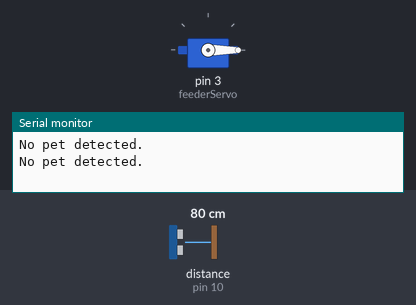
The sketch below on a simulated Arduino Uno, built with avr-gcc and run on an emulated ATmega328P. Parts: servo, the last lines printed to the serial monitor. Wiring (inferred from the names in the program): ultrasonic range finder: trigger pin 9; echo pin 10. The test bench sets the inputs (shaded band); at power-on: distance to the obstacle (sensor on pin 10) 80 cm. The echo pulse lasts 58.3 µs per cm.

Above: at 1.8 s.
1.9 s: distance to the obstacle (sensor on pin 10) set to 17 cm
3.4 s: distance to the obstacle (sensor on pin 10) set to 13 cm
At 4.5 s:
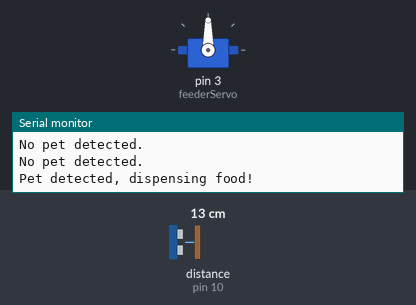
7.5 s: distance to the obstacle (sensor on pin 10) set to 18 cm
At 8.5 s:
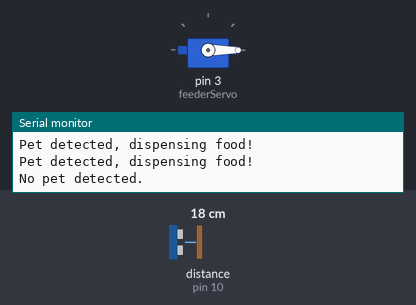
Timing chart, 0 to 10.5 s (numbered marks = the images above; inputs shaded):
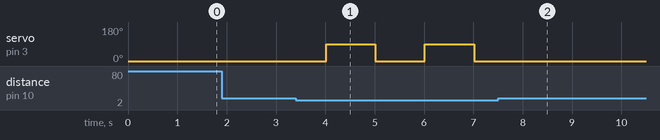

Measured:
- the behaviour switches between 16 and 15 cm on distance to the obstacle (sensor on pin 10) (found by bisection; images 0 and 1)
- after the input at 3.4 s, servo on pin 3 (feederServo): alternates 90° for 1.0 s and 0° for 1.0 s, starting after 0.62 s
- after the input at 7.5 s, servo on pin 3 (feederServo): stops changing and stays 0°

The sketch:

petFeeder.ino
```cpp
#include <Servo.h>

Servo feederServo;

// Ultrasonic Sensor Pins
const int trigPin = 9;
const int echoPin = 10;
long duration;
int distance;

// Threshold for detecting pet (in cm)
const int petDistanceThreshold = 15; // Adjust based on your setup

void setup() {
  // Servo setup
  feederServo.attach(3);
  feederServo.write(0); // Initial position of servo motor (closed)

  // Ultrasonic sensor setup
  pinMode(trigPin, OUTPUT);
  pinMode(echoPin, INPUT);

  Serial.begin(9600);
}

void loop() {
  // Measure distance
  digitalWrite(trigPin, LOW);
  delayMicroseconds(2);

  digitalWrite(trigPin, HIGH);
  delayMicroseconds(10);
  digitalWrite(trigPin, LOW);

  duration = pulseIn(echoPin, HIGH);

  // Calculate distance in cm
  distance = duration * 0.034 / 2;

  // Check if pet is within range
  if (distance < petDistanceThreshold) {
    Serial.println("Pet detected, dispensing food!");
    dispenseFood();
  } else {
    Serial.println("No pet detected.");
  }

  delay(1000); // Adjust delay as necessary
}

// Function to dispense food
void dispenseFood() {
  feederServo.write(90); // Rotate servo to 90 degrees (release food)
  delay(1000); // Wait for 1 second
  feederServo.write(0);  // Return to 0 degrees (stop dispensing)
}
```
